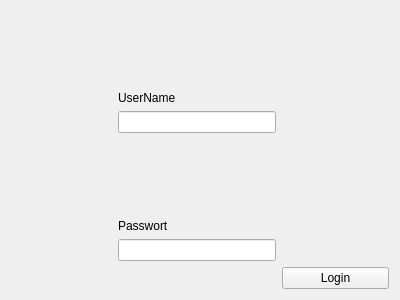
<?xml version="1.0" encoding="UTF-8"?>
<ui version="4.0">
 <class>LoginPage</class>
 <widget class="QWidget" name="LoginPage">
  <property name="geometry">
   <rect>
    <x>0</x>
    <y>0</y>
    <width>400</width>
    <height>300</height>
   </rect>
  </property>
  <property name="windowTitle">
   <string>Form</string>
  </property>
  <layout class="QGridLayout" name="gridLayout">
   <item row="0" column="1">
    <spacer name="verticalSpacer_2">
     <property name="orientation">
      <enum>Qt::Vertical</enum>
     </property>
     <property name="sizeHint" stdset="0">
      <size>
       <width>20</width>
       <height>55</height>
      </size>
     </property>
    </spacer>
   </item>
   <item row="1" column="0">
    <spacer name="horizontalSpacer_4">
     <property name="orientation">
      <enum>Qt::Horizontal</enum>
     </property>
     <property name="sizeHint" stdset="0">
      <size>
       <width>92</width>
       <height>20</height>
      </size>
     </property>
    </spacer>
   </item>
   <item row="1" column="1" colspan="3">
    <layout class="QVBoxLayout" name="verticalLayout_2">
     <item>
      <widget class="QLabel" name="label">
       <property name="text">
        <string>UserName</string>
       </property>
      </widget>
     </item>
     <item>
      <widget class="QLineEdit" name="lineEdit"/>
     </item>
    </layout>
   </item>
   <item row="1" column="4">
    <spacer name="horizontalSpacer_5">
     <property name="orientation">
      <enum>Qt::Horizontal</enum>
     </property>
     <property name="sizeHint" stdset="0">
      <size>
       <width>92</width>
       <height>20</height>
      </size>
     </property>
    </spacer>
   </item>
   <item row="2" column="2">
    <spacer name="verticalSpacer">
     <property name="orientation">
      <enum>Qt::Vertical</enum>
     </property>
     <property name="sizeHint" stdset="0">
      <size>
       <width>20</width>
       <height>54</height>
      </size>
     </property>
    </spacer>
   </item>
   <item row="3" column="0">
    <spacer name="horizontalSpacer_2">
     <property name="orientation">
      <enum>Qt::Horizontal</enum>
     </property>
     <property name="sizeHint" stdset="0">
      <size>
       <width>92</width>
       <height>20</height>
      </size>
     </property>
    </spacer>
   </item>
   <item row="3" column="1" colspan="3">
    <layout class="QVBoxLayout" name="verticalLayout">
     <item>
      <widget class="QLabel" name="label_2">
       <property name="text">
        <string>Passwort</string>
       </property>
      </widget>
     </item>
     <item>
      <widget class="QLineEdit" name="lineEdit_2"/>
     </item>
    </layout>
   </item>
   <item row="3" column="4">
    <spacer name="horizontalSpacer_3">
     <property name="orientation">
      <enum>Qt::Horizontal</enum>
     </property>
     <property name="sizeHint" stdset="0">
      <size>
       <width>92</width>
       <height>20</height>
      </size>
     </property>
    </spacer>
   </item>
   <item row="4" column="3">
    <spacer name="horizontalSpacer">
     <property name="orientation">
      <enum>Qt::Horizontal</enum>
     </property>
     <property name="sizeHint" stdset="0">
      <size>
       <width>93</width>
       <height>20</height>
      </size>
     </property>
    </spacer>
   </item>
   <item row="4" column="4">
    <widget class="QPushButton" name="pushButton">
     <property name="text">
      <string>Login</string>
     </property>
    </widget>
   </item>
  </layout>
 </widget>
 <resources/>
 <connections/>
</ui>
